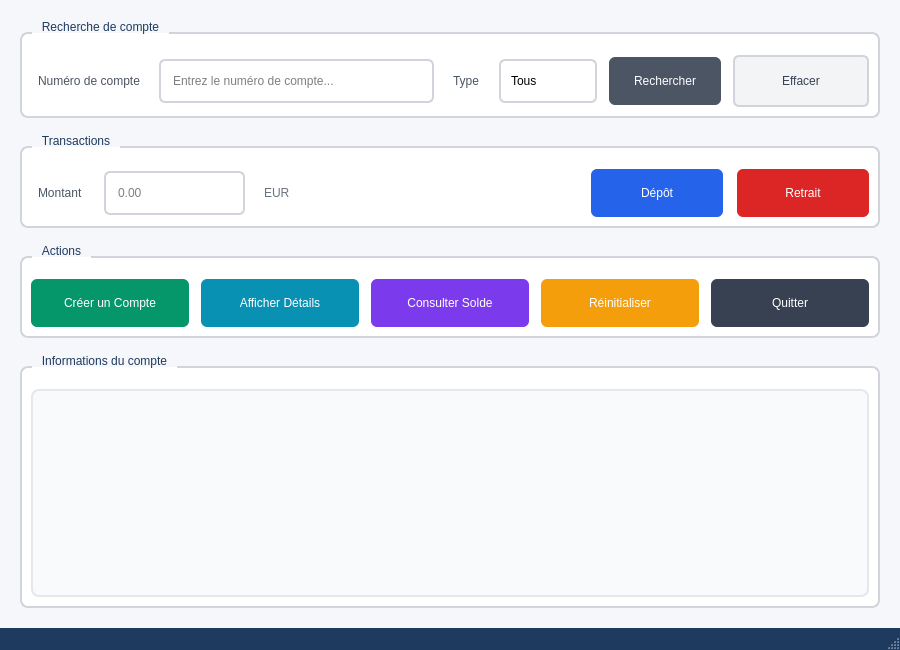
<?xml version="1.0" encoding="UTF-8"?>
<ui version="4.0">
 <class>MainWindow</class>
 <widget class="QMainWindow" name="MainWindow">
  <property name="geometry">
   <rect>
    <x>0</x>
    <y>0</y>
    <width>900</width>
    <height>650</height>
   </rect>
  </property>
  <property name="minimumSize">
   <size>
    <width>900</width>
    <height>650</height>
   </size>
  </property>
  <property name="windowTitle">
   <string>Bank Account Management System</string>
  </property>
  <property name="styleSheet">
   <string notr="true">QMainWindow {
    background-color: #f5f7fa;
}
QGroupBox {
    font: 700 10pt &quot;Segoe UI&quot;;
    border: 2px solid #d1d5db;
    border-radius: 8px;
    margin-top: 12px;
    padding-top: 12px;
    background-color: #ffffff;
}
QGroupBox::title {
    subcontrol-origin: margin;
    left: 12px;
    padding: 0 8px 0 8px;
    color: #1e3a5f;
}
QPushButton {
    font: 600 10pt &quot;Segoe UI&quot;;
    min-width: 100px;
    min-height: 36px;
    padding: 6px 16px;
    border-radius: 6px;
    border: none;
}
QPushButton:hover {
    filter: brightness(1.1);
}
QPushButton:pressed {
    filter: brightness(0.95);
}
QPushButton:disabled {
    background-color: #e5e7eb;
    color: #9ca3af;
}
#createButton {
    background-color: #059669;
    color: #ffffff;
}
#depositButton {
    background-color: #2563eb;
    color: #ffffff;
}
#withdrawButton {
    background-color: #dc2626;
    color: #ffffff;
}
#searchButton {
    background-color: #4b5563;
    color: #ffffff;
    min-width: 80px;
}
#clearSearchButton {
    background-color: #f3f4f6;
    color: #374151;
    border: 2px solid #d1d5db;
}
#clearSearchButton:hover {
    background-color: #e5e7eb;
}
#displayButton {
    background-color: #0891b2;
    color: #ffffff;
}
#checkBalanceButton {
    background-color: #7c3aed;
    color: #ffffff;
}
#resetButton {
    background-color: #f59e0b;
    color: #ffffff;
}
#exitButton {
    background-color: #374151;
    color: #ffffff;
}
QLineEdit {
    font: 400 10pt &quot;Segoe UI&quot;;
    min-height: 32px;
    padding: 4px 10px;
    border: 2px solid #d1d5db;
    border-radius: 6px;
    background-color: #ffffff;
    selection-background-color: #bfdbfe;
}
QLineEdit:focus {
    border: 2px solid #3b82f6;
}
QTextEdit {
    font: 400 10pt &quot;Segoe UI&quot;;
    border: 2px solid #e5e7eb;
    border-radius: 8px;
    background-color: #f9fafb;
    padding: 12px;
}
QStatusBar {
    font: 400 9pt &quot;Segoe UI&quot;;
    background-color: #1e3a5f;
    color: #ffffff;
    padding: 4px 12px;
}
QMenuBar {
    font: 400 9pt &quot;Segoe UI&quot;;
    background-color: #ffffff;
    color: #111827;
    border-bottom: 1px solid #e5e7eb;
}
QLabel {
    font: 400 10pt &quot;Segoe UI&quot;;
    color: #4b5563;
    padding: 2px 4px;
}
#currencyLabel {
    font: 600 10pt &quot;Segoe UI&quot;;
    color: #6b7280;
    padding: 4px 2px;
}
QComboBox {
    font: 400 10pt &quot;Segoe UI&quot;;
    min-height: 32px;
    padding: 4px 10px;
    border: 2px solid #d1d5db;
    border-radius: 6px;
    background-color: #ffffff;
}
QComboBox:focus {
    border: 2px solid #3b82f6;
}
QComboBox::drop-down {
    border: none;
    width: 28px;
}
QComboBox QAbstractItemView {
    background-color: #ffffff;
    border: 1px solid #e5e7eb;
    selection-background-color: #eff6ff;
    selection-color: #1e40af;
}</string>
  </property>
  <widget class="QWidget" name="centralwidget">
   <layout class="QVBoxLayout" name="verticalLayout">
    <property name="spacing">
     <number>16</number>
    </property>
    <property name="leftMargin">
     <number>20</number>
    </property>
    <property name="topMargin">
     <number>20</number>
    </property>
    <property name="rightMargin">
     <number>20</number>
    </property>
    <property name="bottomMargin">
     <number>20</number>
    </property>
    <item>
     <widget class="QGroupBox" name="groupBox">
      <property name="title">
       <string>Recherche de compte</string>
      </property>
      <layout class="QHBoxLayout" name="horizontalLayout_2">
       <property name="spacing">
        <number>12</number>
       </property>
       <item>
        <widget class="QLabel" name="label">
         <property name="text">
          <string>Numéro de compte</string>
         </property>
        </widget>
       </item>
       <item>
        <widget class="QLineEdit" name="searchLineEdit">
         <property name="placeholderText">
          <string>Entrez le numéro de compte...</string>
         </property>
        </widget>
       </item>
       <item>
        <widget class="QLabel" name="label_type">
         <property name="text">
          <string>Type</string>
         </property>
        </widget>
       </item>
       <item>
        <widget class="QComboBox" name="searchTypeComboBox">
         <item>
          <property name="text">
           <string>Tous</string>
          </property>
         </item>
         <item>
          <property name="text">
           <string>Savings</string>
          </property>
         </item>
         <item>
          <property name="text">
           <string>Current</string>
          </property>
         </item>
        </widget>
       </item>
       <item>
        <widget class="QPushButton" name="searchButton">
         <property name="text">
          <string>Rechercher</string>
         </property>
        </widget>
       </item>
       <item>
        <widget class="QPushButton" name="clearSearchButton">
         <property name="text">
          <string>Effacer</string>
         </property>
        </widget>
       </item>
      </layout>
     </widget>
    </item>
    <item>
     <widget class="QGroupBox" name="groupBox_2">
      <property name="title">
       <string>Transactions</string>
      </property>
      <layout class="QHBoxLayout" name="horizontalLayout">
       <property name="spacing">
        <number>14</number>
       </property>
       <item>
        <widget class="QLabel" name="label_2">
         <property name="text">
          <string>Montant</string>
         </property>
        </widget>
       </item>
       <item>
        <widget class="QLineEdit" name="amountLineEdit">
         <property name="placeholderText">
          <string>0.00</string>
         </property>
        </widget>
       </item>
       <item>
        <widget class="QLabel" name="currencyLabel">
         <property name="text">
          <string>EUR</string>
         </property>
        </widget>
       </item>
       <item>
        <spacer name="transactionSpacer">
         <property name="orientation">
          <enum>Qt::Orientation::Horizontal</enum>
         </property>
         <property name="sizeHint" stdset="0">
          <size>
           <width>20</width>
           <height>20</height>
          </size>
         </property>
        </spacer>
       </item>
       <item>
        <spacer name="horizontalSpacer_2">
         <property name="orientation">
          <enum>Qt::Orientation::Horizontal</enum>
         </property>
         <property name="sizeHint" stdset="0">
          <size>
           <width>40</width>
           <height>20</height>
          </size>
         </property>
        </spacer>
       </item>
       <item>
        <widget class="QPushButton" name="depositButton">
         <property name="text">
          <string>Dépôt</string>
         </property>
        </widget>
       </item>
       <item>
        <widget class="QPushButton" name="withdrawButton">
         <property name="text">
          <string>Retrait</string>
         </property>
        </widget>
       </item>
      </layout>
     </widget>
    </item>
    <item>
     <widget class="QGroupBox" name="groupBox_3">
      <property name="title">
       <string>Actions</string>
      </property>
      <layout class="QHBoxLayout" name="horizontalLayout_3">
       <property name="spacing">
        <number>12</number>
       </property>
       <item>
        <widget class="QPushButton" name="createButton">
         <property name="text">
          <string>Créer un Compte</string>
         </property>
        </widget>
       </item>
       <item>
        <widget class="QPushButton" name="displayButton">
         <property name="text">
          <string>Afficher Détails</string>
         </property>
        </widget>
       </item>
       <item>
        <widget class="QPushButton" name="checkBalanceButton">
         <property name="text">
          <string>Consulter Solde</string>
         </property>
        </widget>
       </item>
       <item>
        <widget class="QPushButton" name="resetButton">
         <property name="text">
          <string>Réinitialiser</string>
         </property>
        </widget>
       </item>
       <item>
        <widget class="QPushButton" name="exitButton">
         <property name="text">
          <string>Quitter</string>
         </property>
        </widget>
       </item>
      </layout>
     </widget>
    </item>
    <item>
     <widget class="QGroupBox" name="groupBox_4">
      <property name="title">
       <string>Informations du compte</string>
      </property>
      <layout class="QVBoxLayout" name="verticalLayout_2">
       <property name="spacing">
        <number>8</number>
       </property>
       <item>
        <widget class="QTextEdit" name="detailDisplay">
         <property name="readOnly">
          <bool>true</bool>
         </property>
        </widget>
       </item>
      </layout>
     </widget>
    </item>
   </layout>
  </widget>
  <widget class="QMenuBar" name="menubar">
   <property name="geometry">
    <rect>
     <x>0</x>
     <y>0</y>
     <width>900</width>
     <height>22</height>
    </rect>
   </property>
  </widget>
  <widget class="QStatusBar" name="statusbar"/>
 </widget>
 <resources/>
 <connections/>
</ui>
